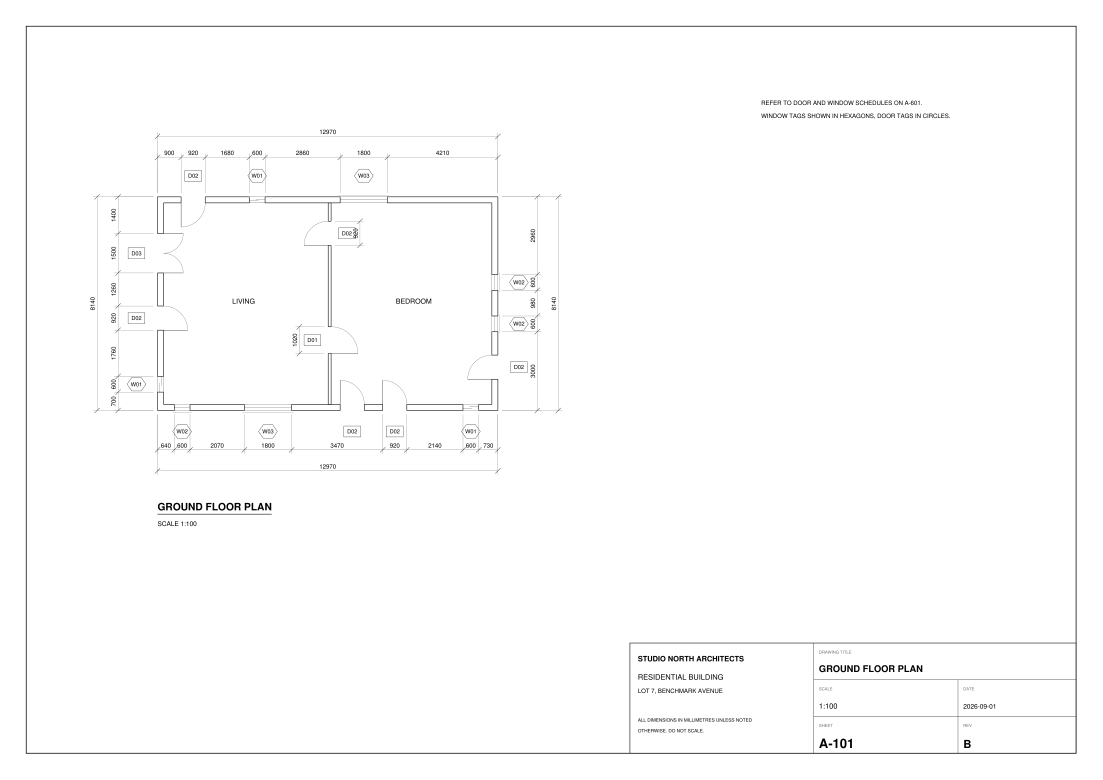
#> input picture app/benchmark/raster/bench_007_p1.png, 3308 x 2339 px (shown at 1/3 size)
$ python -i geometry.py   (imports and definitions only)
#> lines starting #> are read from the running program, lines starting #| are printed output that depends on the picture; after the words box and inside, x2 and y2 are one past the last pixel; in counts of white or black regions, pixels touching at a corner belong together
#> further down, picture is the input picture: shape (2339, 3308); min 0, max 255, mean 252.4
### backend/planmeasure/pipeline/types.py
"""Core data structures shared by all pipeline stages.

Coordinate system
-----------------
Every page has its own coordinate space measured in *page units*, with the
origin at the top-left corner of the page as displayed (after rotation) and
the y axis pointing down:

* vector PDF pages use PDF points (1/72 inch of paper)
* raster images use pixels

``PageData.mm_per_unit`` converts page units to millimetres *on paper*
(when known), which together with the drawing scale converts to real-world
millimetres.
"""

from __future__ import annotations

import math
from dataclasses import asdict, dataclass, field
from typing import Any, Iterable, Literal

Axis = Literal["h", "v"]


# ---------------------------------------------------------------------------
# Geometry primitives
# ---------------------------------------------------------------------------


@dataclass
class BBox:
    x: float
    y: float
    w: float
    h: float

    @classmethod
    def from_points(cls, x0: float, y0: float, x1: float, y1: float) -> "BBox":
        return cls(min(x0, x1), min(y0, y1), abs(x1 - x0), abs(y1 - y0))

    # [6 lines left out: function around, not called in this run]

    @property
    def x0(self) -> float:
        return self.x

    @property
    def y0(self) -> float:
        return self.y

    @property
    def x1(self) -> float:
        return self.x + self.w

    @property
    def y1(self) -> float:
        return self.y + self.h

    @property
    def cx(self) -> float:
        return self.x + self.w / 2

    @property
    def cy(self) -> float:
        return self.y + self.h / 2

    @property
    def area(self) -> float:
        return max(self.w, 0.0) * max(self.h, 0.0)

    # [17 lines left out: functions union, intersection_area, iou, not called in this run]

    def contains_point(self, x: float, y: float, tol: float = 0.0) -> bool:
        return self.x0 - tol <= x <= self.x1 + tol and self.y0 - tol <= y <= self.y1 + tol

    # [7 lines left out: function contains, not called in this run]

    def expand(self, d: float) -> "BBox":
        return BBox(self.x - d, self.y - d, self.w + 2 * d, self.h + 2 * d)

    # [9 lines left out: functions distance_to, distance_to_point, not called in this run]

    def to_dict(self, nd: int = 2) -> dict[str, float]:
        return {"x": round(self.x, nd), "y": round(self.y, nd), "width": round(self.w, nd), "height": round(self.h, nd)}

    @classmethod
    def from_dict(cls, d: dict[str, float]) -> "BBox":
        return cls(d["x"], d["y"], d["width"], d["height"])


@dataclass
class Segment:
    x0: float
    y0: float
    x1: float
    y1: float
    width: float = 0.0
    dashed: bool = False
    path_id: int = -1

    @property
    def length(self) -> float:
        return math.hypot(self.x1 - self.x0, self.y1 - self.y0)

    @property
    def angle(self) -> float:
        """Undirected angle in degrees in [0, 180)."""
        a = math.degrees(math.atan2(-(self.y1 - self.y0), self.x1 - self.x0))
        return a % 180.0

    def orientation(self, tol_deg: float = 2.0) -> Axis | None:
        a = self.angle
        if a <= tol_deg or a >= 180 - tol_deg:
            return "h"
        if abs(a - 90) <= tol_deg:
            return "v"
        return None

    @property
    def mid(self) -> tuple[float, float]:
        return ((self.x0 + self.x1) / 2, (self.y0 + self.y1) / 2)

    @property
    def bbox(self) -> BBox:
        return BBox.from_points(self.x0, self.y0, self.x1, self.y1)

    def axis_range(self, axis: Axis) -> tuple[float, float]:
        if axis == "h":
            return (min(self.x0, self.x1), max(self.x0, self.x1))
        return (min(self.y0, self.y1), max(self.y0, self.y1))

    def cross_coord(self, axis: Axis) -> float:
        """Coordinate perpendicular to ``axis`` (y for horizontal lines)."""
        if axis == "h":
            return (self.y0 + self.y1) / 2
        return (self.x0 + self.x1) / 2

    def endpoints(self) -> tuple[tuple[float, float], tuple[float, float]]:
        return (self.x0, self.y0), (self.x1, self.y1)

    # [7 lines left out: function distance_to_point, not called in this run]

    def to_dict(self) -> dict[str, float]:
        return {"x0": round(self.x0, 2), "y0": round(self.y0, 2), "x1": round(self.x1, 2), "y1": round(self.y1, 2)}


@dataclass
class Arc:
    cx: float
    cy: float
    r: float
    start: tuple[float, float]
    end: tuple[float, float]
    sweep_deg: float
    path_id: int = -1

    # [8 lines left out: function bbox, not called in this run]


@dataclass
class FilledShape:
    points: list[tuple[float, float]]
    kind: str  # "triangle" | "dot" | "other"

    @property
    def bbox(self) -> BBox:
        return BBox.around(self.points)

    # [4 lines left out: function center, not called in this run]


@dataclass
class PageGeometry:
    segments: list[Segment] = field(default_factory=list)
    arcs: list[Arc] = field(default_factory=list)
    fills: list[FilledShape] = field(default_factory=list)
    rects: list[BBox] = field(default_factory=list)
    circles: list[tuple[float, float, float]] = field(default_factory=list)  # (cx, cy, r) closed circles
    polygons: list[list[tuple[float, float]]] = field(default_factory=list)  # closed outlines (tag shapes)


# ---------------------------------------------------------------------------
# Text
# ---------------------------------------------------------------------------


@dataclass
class TextLine:
    id: str
    text: str
    bbox: BBox
    char_boxes: list[BBox]
    angle: float  # reading direction, degrees counter-clockwise from +x (visual)
    size: float  # text height in page units
    source: str = "pdf"  # "pdf" | "ocr"
    confidence: float = 1.0

    # [28 lines left out: functions sub_bbox, axis, to_dict, not called in this run]


@dataclass
class TextSpan:
    """A matched sub-string of a text line (a tag, a dimension, ...)."""

    line_id: str
    start: int
    end: int
    text: str
    bbox: BBox
    angle: float
    size: float
    confidence: float
    source: str


# ---------------------------------------------------------------------------
# Page level
# ---------------------------------------------------------------------------


@dataclass
class PageQuality:
    kind: str  # "vector" | "raster"
    effective_dpi: float | None = None
    blur_score: float | None = None
    contrast: float | None = None
    mean_ocr_confidence: float | None = None
    poor: bool = False
    reasons: list[str] = field(default_factory=list)

    def to_dict(self) -> dict[str, Any]:
        return asdict(self)


@dataclass
class PageData:
    index: int  # 0-based index within the analysed set
    document_index: int
    page_in_document: int  # 0-based
    width: float
    height: float
    unit: str  # "pt" | "px"
    mm_per_unit: float | None  # paper millimetres per page unit, if known
    rotation: int
    lines: list[TextLine] = field(default_factory=list)
    geometry: PageGeometry = field(default_factory=PageGeometry)
    quality: PageQuality = field(default_factory=lambda: PageQuality(kind="vector"))
    has_text_layer: bool = True
    label: str = ""  # e.g. "Residential_Plans.pdf p.3"


@dataclass
class ScaleInfo:
    text: str | None  # original notation, e.g. "1:100" or '1/4" = 1\'-0"'
    ratio: float | None  # real length / paper length
    source: str  # "detected" | "calibrated" | "manual" | "none"
    confidence: float
    bbox: BBox | None = None
    not_to_scale: bool = False
    notes: list[str] = field(default_factory=list)

    # [10 lines left out: function to_dict, not called in this run]


PAGE_TYPES = [
    "floor_plan",
    "elevation",
    "section",
    "door_schedule",
    "window_schedule",
    "opening_schedule",
    "detail",
    "site_plan",
    "cover",
    "notes",
    "other",
]

PAGE_TYPE_LABELS = {
    "floor_plan": "Floor plan",
    "elevation": "Elevation",
    "section": "Section",
    "door_schedule": "Door schedule",
    "window_schedule": "Window schedule",
    "opening_schedule": "Opening schedule",
    "detail": "Detail",
    "site_plan": "Site plan",
    "cover": "Cover page",
    "notes": "Notes/specifications",
    "other": "Other",
}

SCHEDULE_TYPES = {"door_schedule", "window_schedule", "opening_schedule"}


@dataclass
class View:
    """A drawing view on a sheet (e.g. one elevation on a sheet of four)."""

    id: str
    bbox: BBox
    view_type: str  # one of PAGE_TYPES
    title: str | None
    title_bbox: BBox | None
    scale: ScaleInfo
    enlarged: bool = False

    # [10 lines left out: function to_dict, not called in this run]


@dataclass
class PageClassification:
    page_type: str
    confidence: float
    signals: list[dict[str, Any]]
    secondary_types: list[str]
    sheet_number: str | None
    sheet_title: str | None
    floor: str | None
    title_block: BBox | None = None
    default_unit: str = "mm"
    unit_basis: str = "assumed"  # "note" | "scale" | "assumed"

    # [13 lines left out: function to_dict, not called in this run]


# ---------------------------------------------------------------------------
# Detections
# ---------------------------------------------------------------------------


@dataclass
class TagDetection:
    id: str
    page_index: int
    text: str  # as written, e.g. "W-03"
    key: str  # normalised, e.g. "W3"
    prefix: str
    bbox: BBox
    confidence: float
    enclosure: str | None  # "circle" | "polygon" | "rect" | None
    line_id: str
    view_id: str | None = None
    enclosure_bbox: BBox | None = None

    # [12 lines left out: function to_dict, not called in this run]


@dataclass
class DimensionAnnotation:
    id: str
    page_index: int
    text: str  # original text exactly as detected
    value_mm: float
    unit: str
    unit_explicit: bool
    unit_basis: str  # "explicit" | "note" | "scale" | "assumed"
    text_bbox: BBox
    text_angle: float
    kind: str  # "linear" | "callout"
    confidence: float
    source: str  # "pdf" | "ocr"
    axis: Axis | None = None
    span: tuple[float, float] | None = None
    line_pos: float | None = None  # perpendicular coordinate of the dimension line
    line: Segment | None = None
    terminators: list[dict[str, Any]] = field(default_factory=list)
    extension_lines: list[Segment] = field(default_factory=list)
    chain_id: str | None = None
    chain_size: int = 1
    scale_check: dict[str, Any] | None = None
    view_id: str | None = None
    # for callout pairs "1200 x 1500"
    pair_role: str | None = None  # "width" | "height"
    pair_id: str | None = None
    notes: list[str] = field(default_factory=list)

    # [28 lines left out: function to_dict, not called in this run]


OPENING_TYPES = [
    "door",
    "double_door",
    "sliding_door",
    "window",
    "sliding_window",
    "garage_door",
    "curtain_wall",
    "opening",
    "other",
]

OPENING_TYPE_LABELS = {
    "door": "Door",
    "double_door": "Double door",
    "sliding_door": "Sliding door",
    "window": "Window",
    "sliding_window": "Sliding window",
    "garage_door": "Garage door",
    "curtain_wall": "Curtain wall",
    "opening": "Opening",
    "other": "Other",
}


@dataclass
class Association:
    dimension_id: str
    role: str  # "width" | "height"
    score: float
    signals: list[dict[str, Any]]
    shared_with: list[str] = field(default_factory=list)  # other opening ids sharing a level dimension


@dataclass
class OpeningDetection:
    id: str
    page_index: int
    view_id: str | None
    view_type: str
    kind: str
    bbox: BBox
    axis: Axis  # axis along which the width is measured
    edges: tuple[float, float]  # width edges along ``axis``
    cross: tuple[float, float]  # extent perpendicular to ``axis`` (wall faces / top-bottom)
    detector: str
    confidence: float
    evidence: list[dict[str, Any]] = field(default_factory=list)
    features: dict[str, Any] = field(default_factory=dict)
    tag: TagDetection | None = None
    tag_score: float = 0.0
    tag_evidence: list[dict[str, Any]] = field(default_factory=list)
    width_assoc: Association | None = None
    height_assoc: Association | None = None
    candidate_assocs: list[Association] = field(default_factory=list)
    room: str | None = None
    kind_votes: dict[str, float] = field(default_factory=dict)

    # [33 lines left out: functions to_dict, _assoc_dict, not called in this run]


@dataclass
class ScheduleEntry:
    id: str
    page_index: int
    schedule_kind: str  # "door" | "window" | "opening"
    schedule_title: str
    tag: str
    tag_key: str
    type_text: str | None
    width: dict[str, Any] | None  # parsed measurement {value_mm, unit, original_text}
    height: dict[str, Any] | None
    quantity: int | None
    quantity_text: str | None
    remarks: str | None
    row_bbox: BBox
    cells: dict[str, str]
    confidence: float

    # [42 lines left out: functions to_dict, evidence, not called in this run]

### backend/planmeasure/pipeline/geometry.py
"""Geometry extraction (vector PDF paths and raster line detection) and spatial indexing."""

from __future__ import annotations

import math
from collections import defaultdict
from typing import Iterable

import numpy as np

from .types import Arc, BBox, FilledShape, PageGeometry, Segment

# ---------------------------------------------------------------------------
# Spatial index
# ---------------------------------------------------------------------------


class SegmentIndex:
    """Uniform grid index over segments for fast neighbourhood queries."""

    def __init__(self, segments: list[Segment], cell: float):
        self.segments = segments
        self.cell = max(cell, 1e-3)
        self.grid: dict[tuple[int, int], list[int]] = defaultdict(list)
        for i, s in enumerate(segments):
            for key in self._cells(s.bbox):
                self.grid[key].append(i)

    def _cells(self, b: BBox) -> Iterable[tuple[int, int]]:
        c = self.cell
        x0, x1 = int(math.floor(b.x0 / c)), int(math.floor(b.x1 / c))
        y0, y1 = int(math.floor(b.y0 / c)), int(math.floor(b.y1 / c))
        # guard against pathological very long segments
        if (x1 - x0 + 1) * (y1 - y0 + 1) > 20000:
            x1 = min(x1, x0 + 140)
            y1 = min(y1, y0 + 140)
        for gx in range(x0, x1 + 1):
            for gy in range(y0, y1 + 1):
                yield (gx, gy)

    def query(self, b: BBox) -> list[Segment]:
        seen: set[int] = set()
        out = []
        for key in self._cells(b):
            for i in self.grid.get(key, ()):
                if i in seen:
                    continue
                seen.add(i)
                s = self.segments[i]
                sb = s.bbox
                if sb.x1 >= b.x0 and sb.x0 <= b.x1 and sb.y1 >= b.y0 and sb.y0 <= b.y1:
                    out.append(s)
        return out


# ---------------------------------------------------------------------------
# Vector extraction (PyMuPDF drawings)
# ---------------------------------------------------------------------------


def _pt(p, m) -> tuple[float, float]:
    q = p * m if m is not None else p
    return (float(q.x), float(q.y))


# [147 lines left out: functions _circle_from_3, _bezier, _fit_curve_circle, _is_dashed, extract_vector_geometry, _curves_to_arcs, not called in this run]


# ---------------------------------------------------------------------------
# Raster extraction (scans / images)
# ---------------------------------------------------------------------------


def binarize(gray: np.ndarray) -> np.ndarray:
    """Ink mask. Drawings are dark ink on a light background; thin anti-aliased
    lines are light grey, so the Otsu threshold is raised to keep them."""
    import cv2

    otsu, _ = cv2.threshold(gray, 0, 255, cv2.THRESH_BINARY + cv2.THRESH_OTSU)
#> otsu = 158
    thr = min(max(otsu + 60, 170), 235)
#> thr = 218
    return np.where(gray < thr, 255, 0).astype(np.uint8)
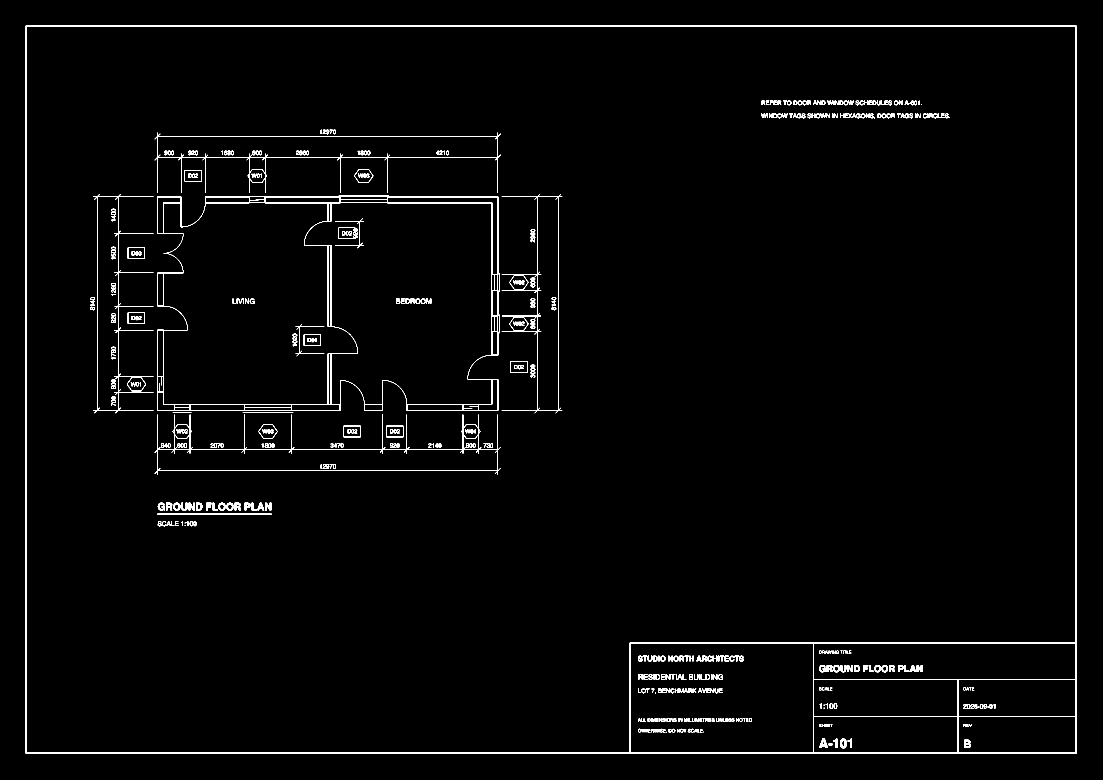
#> returned value: shape (2339, 3308) (shown at 1/3 size); 1.5% white; 495 white regions (18 under 20 px), largest, box (x1, y1, x2, y2) and area: (77, 77, 3230, 2261) 37978, (471, 589, 1495, 1233) 20432, (464, 1243, 1502, 1425) 4573


# [13 lines left out: function remove_long_lines, not called in this run]


def extract_raster_geometry(gray: np.ndarray, unit_per_px: float = 1.0, mask_boxes: list[BBox] | None = None) -> PageGeometry:
    """Detect line segments, arcs, arrowheads and circles in a raster drawing.

    ``mask_boxes`` (in output units) are blanked before line detection - used
    to remove OCR'd text so characters are not mistaken for short lines.
    """
    import cv2

    bw = binarize(gray)
    if mask_boxes:
        for b in mask_boxes:
            x0, y0 = int(b.x0 / unit_per_px) - 1, int(b.y0 / unit_per_px) - 1
            x1, y1 = int(b.x1 / unit_per_px) + 1, int(b.y1 / unit_per_px) + 1
            bw[max(y0, 0) : max(y1, 0), max(x0, 0) : max(x1, 0)] = 0
    g = PageGeometry()
    h, w = bw.shape
    min_len = max(8, int(min(h, w) * 0.004))

    # straight horizontal / vertical structure via morphology (robust to thick walls)
    segs: list[Segment] = []
    for axis, ksize in (("h", (min_len, 1)), ("v", (1, min_len))):
        kernel = cv2.getStructuringElement(cv2.MORPH_RECT, ksize)
        lines = cv2.morphologyEx(bw, cv2.MORPH_OPEN, kernel)
        n, labels, stats, _ = cv2.connectedComponentsWithStats(lines, connectivity=8)
        for i in range(1, n):
            x, y, ww, hh, area = stats[i]
            if axis == "h":
                if ww < min_len:
                    continue
                # thick bands (e.g. walls drawn solid) produce two edge lines
                if hh > 4:
                    segs.append(Segment(x, y, x + ww, y, float(1)))
                    segs.append(Segment(x, y + hh, x + ww, y + hh, float(1)))
                else:
                    cy = y + hh / 2
                    segs.append(Segment(x, cy, x + ww, cy, float(hh)))
            else:
                if hh < min_len:
                    continue
                if ww > 4:
                    segs.append(Segment(x, y, x, y + hh, float(1)))
                    segs.append(Segment(x + ww, y, x + ww, y + hh, float(1)))
                else:
                    cx = x + ww / 2
                    segs.append(Segment(cx, y, cx, y + hh, float(ww)))
#> this loop made 2 passes
#> n on passes 1 to 2: 462, 633
#> pass 1, in extract_raster_geometry, `lines = cv2.morphologyEx(bw, cv2.MORPH_OPEN, kernel)`:
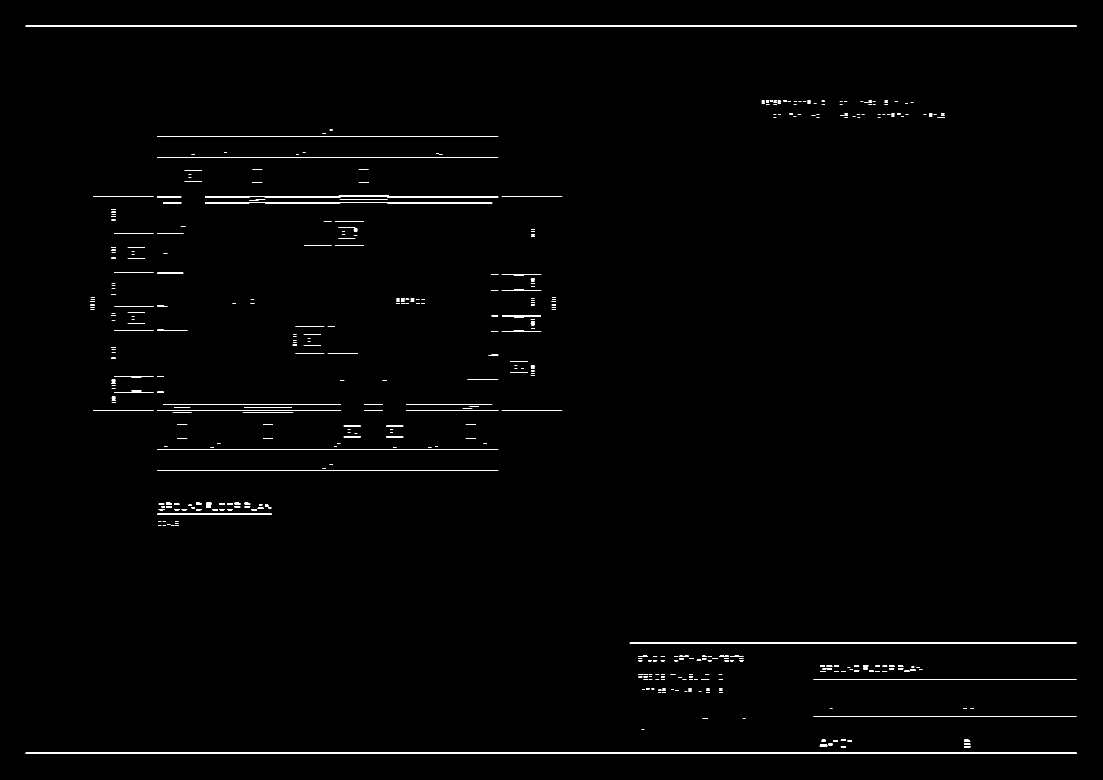
#> lines: shape (2339, 3308) (shown at 1/3 size); 0.69% white; 461 white regions (152 under 20 px), largest, box (x1, y1, x2, y2) and area: (77, 77, 3230, 80) 9459, (77, 2258, 3230, 2261) 9459, (1889, 1928, 3230, 1930) 2682
#> after the loop, segs = 1168 items

    # oblique short segments (dimension ticks) via probabilistic Hough on the residual
    residual = bw.copy()
    for s in segs:
        cv2.line(residual, (int(s.x0), int(s.y0)), (int(s.x1), int(s.y1)), 0, thickness=max(3, int(s.width) + 2))
#> (the rest of the program and of its run is left out)
